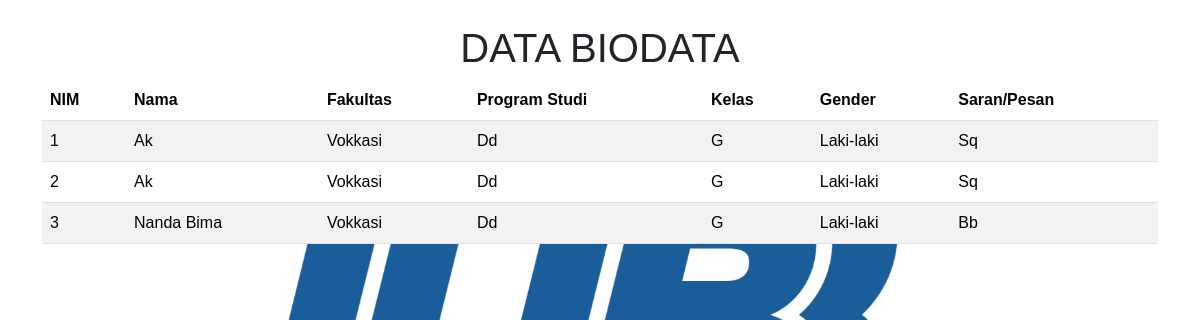
Screenshot of /data.php (signed in) with the database file from the repository.
### tables this page shows
CREATE TABLE `tb_form` (
  `nim` int(15) NOT NULL,
  `nama` varchar(25) NOT NULL,
  `fakultas` varchar(25) NOT NULL,
  `prodi` varchar(25) NOT NULL,
  `kelas` varchar(5) NOT NULL,
  `gender` enum('Laki-laki','perempuan') NOT NULL,
  `saran` text NOT NULL
);

### data.php (the view, shortened to what this page needs)
<?php
 include 'db.php';
 $query = mysqli_query($conn, "SELECT * FROM tb_form");
?>
<!DOCTYPE html>
<html>
<head>
	<link href="https://cdn.jsdelivr.net/npm/bootstrap@5.3.3/dist/css/bootstrap.min.css" rel="stylesheet">
</head>
<body>
    <h1 class="text-center mt-4">DATA BIODATA</h1>
    <div class="container">
        <table class="table table-striped">
          <thead>
            <tr>
              <th scope="col">NIM</th>
              <th scope="col">Nama</th>
              <th scope="col">Fakultas</th>
              <th scope="col">Program Studi</th>
              <th scope="col">Kelas</th>
              <th scope="col">Gender</th>
              <th scope="col">Saran/Pesan</th>
            </tr>
          </thead>
          <tbody>
            <?php while($d = mysqli_fetch_object($query)){ ?>
            <tr>
              <td><?php echo $d->nim; ?></td>
              <td><?php echo $d->nama; ?></td>
              <td><?php echo $d->fakultas; ?></td>
              <td><?php echo $d->prodi; ?></td>
              <td><?php echo $d->kelas; ?></td>
              <td><?php echo $d->gender; ?></td>
              <td><?php echo $d->saran; ?></td>
            </tr>
            <?php } ?>
          </tbody>
        </table>
    </div>
</body>
</html>

### data.php (style rules this page uses)
body { background-image: url('ub.jpeg'); background-size: cover; font-family: Arial, sans-serif; }
table { background-color: rgba(255, 255, 255, 0.8); padding: 20px; border-radius: 10px; }

### rows the page displays
tb_form: nim "1", nama "Ak", fakultas "Vokkasi", prodi "Dd", kelas "G", gender "Laki-laki", saran "Sq"
tb_form: nim "2", nama "Ak", fakultas "Vokkasi", prodi "Dd", kelas "G", gender "Laki-laki", saran "Sq"
tb_form: nim "3", nama "Nanda Bima", fakultas "Vokkasi", prodi "Dd", kelas "G", gender "Laki-laki", saran "Bb"
